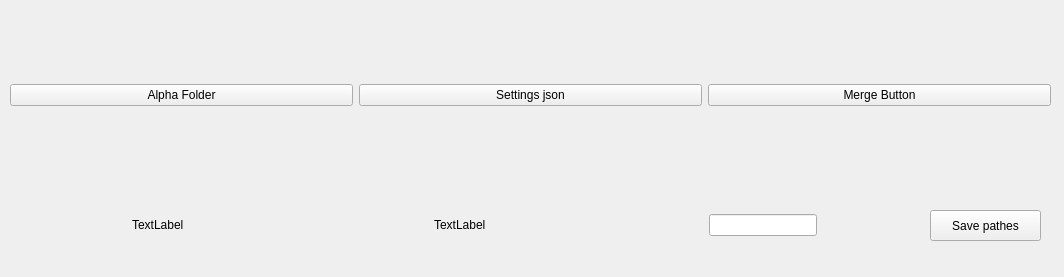
<?xml version="1.0" encoding="UTF-8"?>
<ui version="4.0">
 <class>MainWindow</class>
 <widget class="QMainWindow" name="MainWindow">
  <property name="geometry">
   <rect>
    <x>0</x>
    <y>0</y>
    <width>1064</width>
    <height>277</height>
   </rect>
  </property>
  <property name="windowTitle">
   <string>MainWindow</string>
  </property>
  <widget class="QWidget" name="centralwidget">
   <widget class="QWidget" name="horizontalLayoutWidget">
    <property name="geometry">
     <rect>
      <x>10</x>
      <y>20</y>
      <width>1041</width>
      <height>151</height>
     </rect>
    </property>
    <layout class="QHBoxLayout" name="horizontalLayout">
     <item>
      <widget class="QPushButton" name="AlphaFolder">
       <property name="text">
        <string>Alpha Folder</string>
       </property>
      </widget>
     </item>
     <item>
      <widget class="QPushButton" name="Settings">
       <property name="text">
        <string>Settings json</string>
       </property>
      </widget>
     </item>
     <item>
      <widget class="QPushButton" name="Merge">
       <property name="text">
        <string>Merge Button</string>
       </property>
      </widget>
     </item>
    </layout>
   </widget>
   <widget class="QWidget" name="horizontalLayoutWidget_2">
    <property name="geometry">
     <rect>
      <x>10</x>
      <y>180</y>
      <width>901</width>
      <height>91</height>
     </rect>
    </property>
    <layout class="QHBoxLayout" name="horizontalLayout_2">
     <item alignment="Qt::AlignHCenter|Qt::AlignVCenter">
      <widget class="QLabel" name="alpha_label">
       <property name="text">
        <string>TextLabel</string>
       </property>
      </widget>
     </item>
     <item alignment="Qt::AlignHCenter|Qt::AlignVCenter">
      <widget class="QLabel" name="setiings_label">
       <property name="text">
        <string>TextLabel</string>
       </property>
      </widget>
     </item>
     <item alignment="Qt::AlignHCenter|Qt::AlignVCenter">
      <widget class="QLineEdit" name="lineEdit"/>
     </item>
    </layout>
   </widget>
   <widget class="QPushButton" name="SaveButton">
    <property name="geometry">
     <rect>
      <x>930</x>
      <y>210</y>
      <width>111</width>
      <height>31</height>
     </rect>
    </property>
    <property name="text">
     <string>Save pathes</string>
    </property>
   </widget>
  </widget>
 </widget>
 <resources/>
 <connections/>
</ui>
